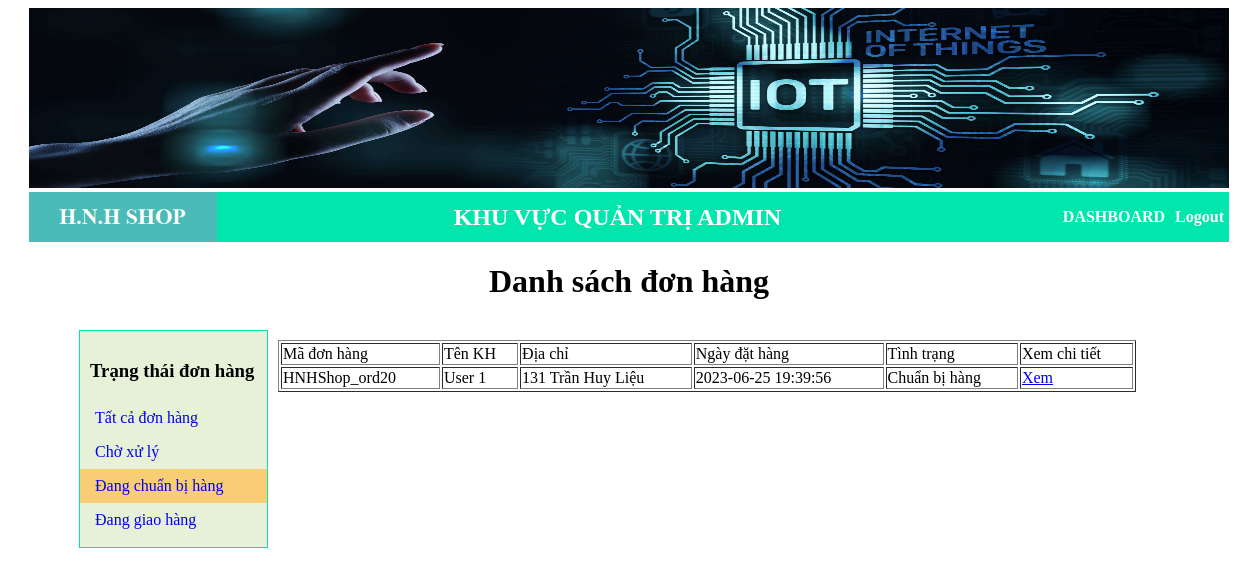
The app's page /admincp/modules/quanlydonhang/index.php?stt=chuanbihang with its own data.
### tables this page shows
CREATE TABLE `chitietdonhang` (
  `id_sanpham` int(11) NOT NULL,
  `madonhang` varchar(50) NOT NULL,
  `tk_khachhang` varchar(255) NOT NULL,
  `ten_khachhang` varchar(100) NOT NULL,
  `diachinhanhang` varchar(255) NOT NULL,
  `sanpham` varchar(255) NOT NULL,
  `giasanpham` int(11) NOT NULL,
  `soluong` int(11) NOT NULL,
  `thanhtien` int(11) NOT NULL,
  `phuongthucthanhtoan` varchar(100) NOT NULL,
  `tinhtrang` varchar(255) NOT NULL,
  `thoigian` datetime NOT NULL DEFAULT current_timestamp()
);

### admincp/modules/quanlydonhang/chuanbihang.php (the view, shortened to what this page needs)
<table border="1" style="width: 100%;">
	<tr>
		<td>Mã đơn hàng</td>
		<td>Tên KH</td>
		<td>Địa chỉ</td>
		<td>Ngày đặt hàng</td>
		<td>Tình trạng</td>
		<td>Xem chi tiết</td>
	</tr>
	<tbody>
		<?php
				$sql_tatca = "SELECT * FROM `chitietdonhang` WHERE `tinhtrang`='Chuẩn bị hàng'";
				$query_tatca = mysqli_query($connect,$sql_tatca);
				while($row=mysqli_fetch_array($query_tatca)){ ?>
				<tr>
					<td><?= $row['madonhang'] ?></td>
					<td><?= $row['ten_khachhang'] ?></td>
					<td><?= $row['diachinhanhang'] ?></td>
					<td><?= $row['thoigian'] ?></td>
					<td>Chuẩn bị hàng</td>
					<td><a href="/projectphp/admincp/modules/quanlydonhang/chitietdonhang.php?madonhang=<?= $row['madonhang'] ?>">Xem</a></td>
				</tr>
				<?php } ?>
	</tbody>
</table>

### records on screen
chitietdonhang: madonhang "HNHShop_ord20", ten_khachhang "User 1", diachinhanhang "131 Trần Huy Liệu", thoigian "2023-06-25 19:39:56"
